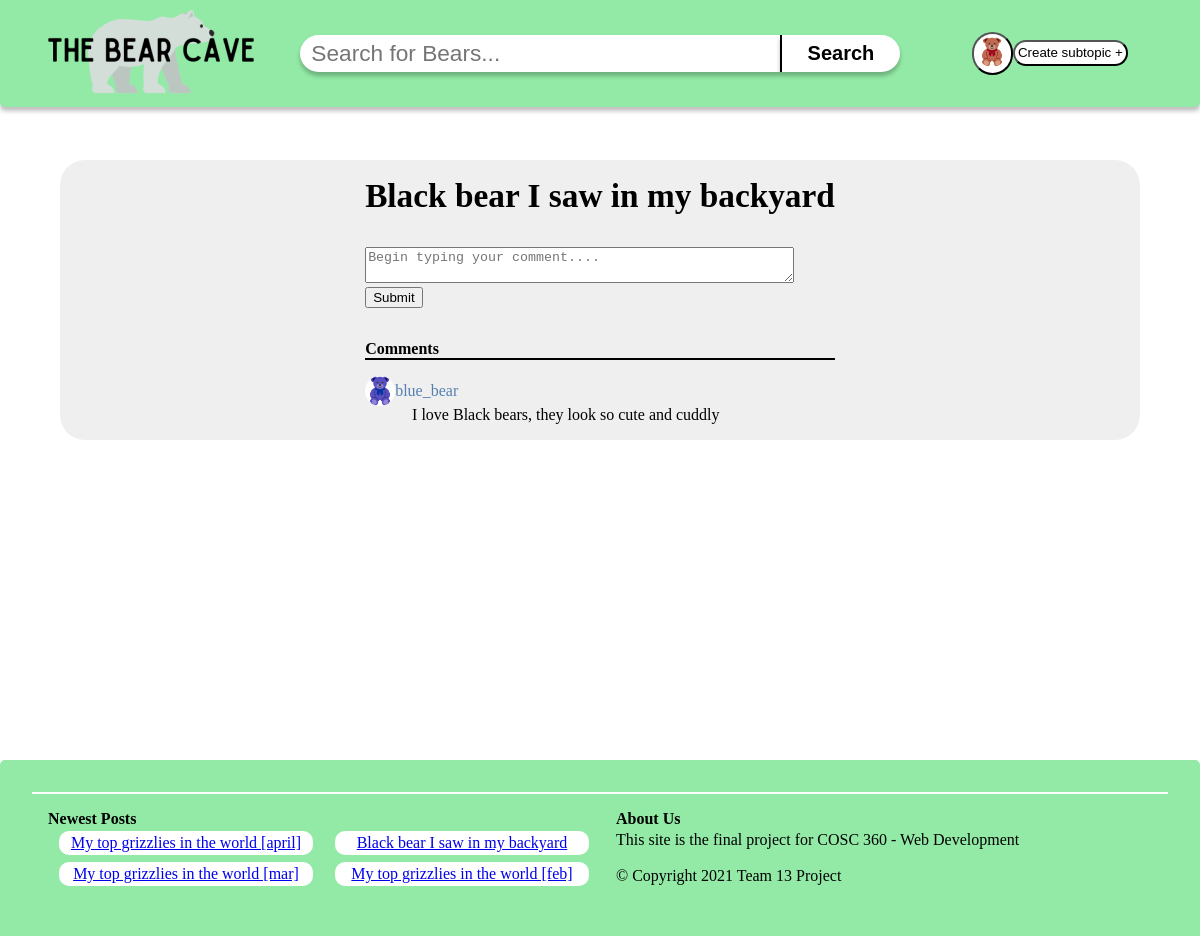
Screenshot of /html/posts.php?pid=9 (signed in) with the database file from the repository.
### tables this page shows
CREATE TABLE `users` (
    `username` varchar(255) NOT NULL,
    `firstName` varchar(255) NOT NULL,
    `lastName` varchar(255) NOT NULL,
    `email` varchar(255) NOT NULL,
    `password` varchar(255) NOT NULL,
    `image` varchar(100),
    `disabled` BOOLEAN DEFAULT false,
    UNIQUE (`email`),
    PRIMARY KEY (`username`)
);

CREATE TABLE `post` (
    `pid` INT NOT NULL AUTO_INCREMENT,
    `ptitle` varchar(100) NOT NULL,
    `username` varchar(255) NOT NULL,
    `image` varchar(100),
    `link` varchar(100),
    `content` varchar(1000),
    `date` DATETIME,
    `upvotes` INT,
    `downvotes` INT,
    `title` VARCHAR(255) NOT NULL,
    PRIMARY KEY(`pid`),
    FOREIGN KEY (`username`) REFERENCES `users`(`username`)
        ON UPDATE CASCADE ON DELETE CASCADE,
    FOREIGN KEY (`title`) REFERENCES `subtopic`(`title`)
        ON UPDATE CASCADE ON DELETE CASCADE
);

CREATE TABLE `comments` (
    `cid` INT NOT NULL AUTO_INCREMENT,
    `username` varchar(255) NOT NULL,
    `comment` varchar(1500) NOT NULL,
    `date` DATETIME,
    `upvotes` INT,
    `downvotes` INT,
    `postid` INT NOT NULL,
    `parentid` INT,
    PRIMARY KEY(`cid`),
    FOREIGN KEY (`username`) REFERENCES `users`(`username`)
        ON UPDATE CASCADE ON DELETE CASCADE,
    FOREIGN KEY (`postid`) REFERENCES `post`(`pid`)
        ON UPDATE CASCADE ON DELETE CASCADE
);

### html/posts.php (the view, shortened to what this page needs)
<!DOCTYPE html>
<html>
  <head>
    <link rel = "stylesheet" href = "../css/reset.css">
    <link rel = "stylesheet" href = "../css/posts.css">
<?php include 'navBar.php'; ?>
  </head>
  <body style="margin-top:10em">
  <div class="columns">
      <div class="grid-container">
    <?php
    include 'config.php';
    if($_SERVER["REQUEST_METHOD"] === "GET"){
            $pid = $_GET["pid"];
    }
    if(isset($pid))
    {
        $sql = "SELECT * FROM post WHERE pid = ?";
        $statement = $pdo->prepare($sql);
        $statement->execute(["$pid"]);
        if($statement->rowCount()>0)
        {
            while($row = $statement->fetch())
            {
                echo "<div class=\"grid-header\">";
                echo "<h2 class=\"post-title\">".$row["ptitle"]."</h2>";
                echo "<div class=\"grid-entry\">";
                echo "<div class=\"grid-item\">";
                if (isset($_SESSION['user']) && $_SESSION['user'] !== "" ){
                    echo "<form method=\"POST\"id=\"mainForm\" action=\"commentInsert.php\">";
                    echo "<textarea name=\"comment\" placeholder=\"Begin typing your comment....\"></textarea><br>";
                    echo "<input type=\"submit\" name=\"submit\" value=\"Submit\"></textarea>";
                    echo "</form>";
                }
                else{
                    echo "<button><a href=\"LoginPage.php\">Login</a></button>";
                }
                $sql = "SELECT post.username, comment FROM post JOIN comments ON pid = postid WHERE pid = ?";
                $statement2 = $pdo->prepare($sql);
                $statement2->execute(["$pid"]);
                echo "<h2 class=\"comment-title\">Comments</h2>";
                if($statement2->rowCount()>0)
                {
                    while($row2 = $statement2->fetch())
                    {
                        $username = $row2["username"];
                        $sql = "SELECT image FROM users WHERE username = ?";
                        $statement3 = $pdo->prepare($sql);
                        $statement3->execute(["$username"]);
                        $row3 = $statement3->fetch();
                        $image = $row3["image"];
                        echo "<div class=\"username\">";
                        echo "<img class=\"PP\" src=\"../images/user/".$image."\" alt=\"ProfilePic\" width=\"30px\" height=\"30px\" style=\"border-radius:15px\"><p>".$username."</p>";
                        echo "</div>";
                        echo "<div class=\"comment\">";
                        echo "<span></span>";
                        echo "<p>".$row2["comment"]."</p>";
                        echo "</div>";
                    }
                }
                echo "</div>";
                echo "</div>";
                echo "</div>";
            }
        }
        else{
            echo "<h2 class=\"no-results\">No post found!</h2>";
        }
    }
    else{
        echo "<h2 class=\"no-results\">Bad Request</h2>";
    }
    ?>
            </div>
        </div>
  </body>
  <?php include 'footer.php'; ?>
</html>

### html/session.php (shortened to what this page needs)
<?php
include 'config.php';
if (isset($_SESSION['user']) && $_SESSION['user'] === "admin"){
    $statement = $pdo->prepare("SELECT image FROM users WHERE username = ?");
    $statement->execute([$_SESSION['user']]);
    $image= $statement->fetchColumn();
    echo "<div class=\"dropdown\"><button onclick=\"profile()\"><img class=\"PP\" src=\"../images/user/".$image."\" alt=\"".$_SESSION['user']."\" width=\"30px\" height=\"30px\" style=\"border-radius:15px\"></button>";
    echo "<div class=\"dropdown-content\"><a href=\"profile.php\">My Account</a><a href=\"findUser.php\">Find User</a><a href=\"logout.php\">Logout</a></div></div>";
}
else if (isset($_SESSION['user']) && $_SESSION['user'] !== "" ) {
    $statement = $pdo->prepare("SELECT image FROM users WHERE username = ?");
    $statement->execute([$_SESSION['user']]);
    $image= $statement->fetchColumn();
    echo "<div class=\"dropdown\"><button onclick=\"profile()\"><img class=\"PP\" src=\"../images/user/".$image."\" alt=\"".$_SESSION['user']."\" width=\"30px\" height=\"30px\" style=\"border-radius:15px\"></button>";
    echo "<div class=\"dropdown-content\"><a href=\"profile.php\">My Account</a><a href=\"logout.php\">Logout</a></div></div>";
}
else {
    echo "<button><a href=\"LoginPage.php\">Login</a></button>";
}
?>

### html/footer.php (shortened to what this page needs)
<link rel="stylesheet" href="../css/footer.css">
<footer>
<div class="footer-related">
      <h2>Newest Posts</h2>
      <?php include 'config.php';
            $sql = "SELECT pid, ptitle FROM post ORDER BY date DESC LIMIT 4";
            $results = $pdo->query($sql);
            echo "<div class=\"footer-entry\">";
            while($row = $results->fetch())
            {
                echo "<a href=\"posts.php?pid=".$row["pid"]."\">";
                echo "<div class=\"footer-item\">".$row["ptitle"];
                echo "</div>";
                echo "</a>";
            }
            echo "</div>";
            $results = null;?>
   </div>
   <div class="footer-section">
        <h2>About Us</h2>
        <div class="footer-section-item">
        <p>This site is the final project for COSC 360 - Web Development </p>
        <br>
        <p>&copy; Copyright 2021 Team 13 Project
        </div>
   </div>
</footer>

### css/posts.css (style rules this page uses)
.grid-container { display: flex; justify-content: space-around; background-color: #EFEFEF; border-radius: 25px; width: 90%; margin: auto; }
.grid-header { font-size: 25pt; padding-top: 0.5em; }
.grid-entry { font-size: 12pt; padding: 1em 0 1em 0; }
.grid-item { margin-top: 1em; }
textarea { width: 90%; }
.comment-title { margin-top: 2em; border-bottom: 2px solid black; }
.comment { display: grid; grid-template-columns: 10% 90%; }
.username { margin-top: 1em; display: flex; align-items: center; }
.username p { color: #5780B0; }

### css/navBar.css (style rules this page uses)
.account button { background-color: white; outline: none; border-radius: 25px; padding: 0.25em; margin: auto; }
.dropdown { position: relative; display: inline-block; vertical-align: middle; }

### css/footer.css (style rules this page uses)
footer { display: grid; margin-top: 20em; grid-template-columns: 50% 50%; height: auto; padding: 2em; background-color: #92EAA6; border-radius: 5px 5px 0 0; }
.footer-related { border-top: solid 2px white; padding-left: 1em; padding-top: 1em; }
.footer-section { border-top: solid 2px white; padding: 1em 0 1em 1em; }
.footer-entry { display: grid; grid-template-columns: 50% 50%; align-items: center; }
.footer-item { margin: 0.2em auto 0.2em auto; padding: 0.2em; width: 90%; text-align: center; font-size: 12pt; border-radius: 10px; background-color: white; }
.footer-section-item { margin: 0.2em auto 0.2em auto; }

### rows the page displays
users: image (picture)
post: ptitle "Black bear I saw in my backyard"
comments: username.image (picture), postid.username "blue_bear", comment "I love Black bears, they look so cute and cuddly"
post: ptitle "My top grizzlies in the world [april]"
post: ptitle "My top grizzlies in the world [mar]"
post: ptitle "My top grizzlies in the world [feb]"
